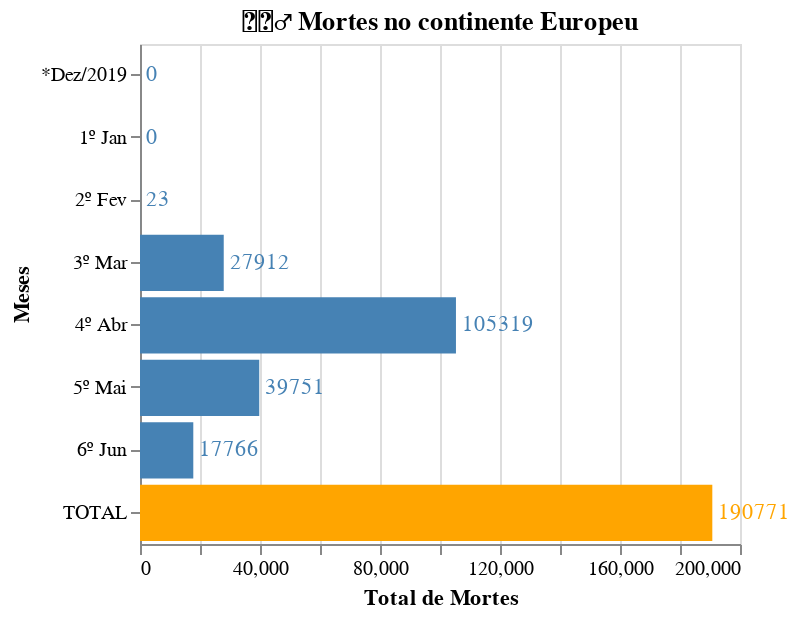

The notebook cell saved with this chart:
### Code cell
europa_mortesMeses = gerarGrafico(mortes_europa, '💂🏻♂️ Mortes no continente Europeu')
europa_mortesMeses

### Figure 1 — Vega-Lite specification as saved in the notebook (floating-point values rounded to 4 significant figures)
{"config": {"view": {"continuousWidth": 400, "continuousHeight": 300}}, "layer": [{"mark": "bar", "encoding": {"color": {"condition": {"value": "orange", "test": "(datum.Meses === 'TOTAL')"}, "value": "steelblue"}, "x": {"type": "quantitative", "field": "Total de Mortes"}, "y": {"type": "nominal", "field": "Meses"}}, "title": "💂🏻♂️ Mortes no continente Europeu", "width": 300}, {"mark": {"type": "text", "align": "left", "baseline": "middle", "dx": 3}, "encoding": {"color": {"condition": {"value": "orange", "test": "(datum.Meses === 'TOTAL')"}, "value": "steelblue"}, "text": {"type": "quantitative", "field": "Total de Mortes"}, "x": {"type": "quantitative", "field": "Total de Mortes"}, "y": {"type": "nominal", "field": "Meses"}}, "title": "💂🏻♂️ Mortes no continente Europeu", "width": 300}], "data": {"name": "data-e974100382d21ffc5bd163b9ad592311"}, "height": 250, "$schema": "https://vega.github.io/schema/vega-lite/v4.8.1.json", "datasets": {"data-e974100382d21ffc5bd163b9ad592311": [{"Meses": "*Dez/2019", "Total de Mortes": 0}, {"Meses": "1º Jan", "Total de Mortes": 0}, {"Meses": "2º Fev", "Total de Mortes": 23}, {"Meses": "3º Mar", "Total de Mortes": 27912}, {"Meses": "4º Abr", "Total de Mortes": 105319}, {"Meses": "5º Mai", "Total de Mortes": 39751}, {"Meses": "6º Jun", "Total de Mortes": 17766}, {"Meses": "TOTAL", "Total de Mortes": 190771}]}}
